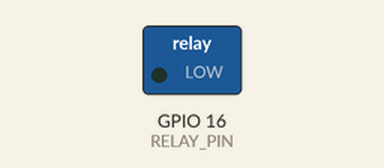
Simulated run of this sketch. Board: ESP32. On the bench: switched loads named in the sketch (green lamp = pin HIGH). Dashed ring = blinking.

Above: at 0.5 s.
Timing chart, 0 to 4.6 s (numbered marks = the images above):
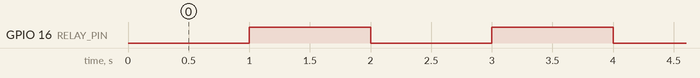

The sketch:

sketch.ino
```cpp
long tempoAnterior = 0;
long tempo = 1000;

#define RELAY_PIN 16

void setup() {
  pinMode(RELAY_PIN, OUTPUT);
}

void loop() {
  if (millis() >= tempoAnterior + tempo) {
    tempoAnterior = millis();
    digitalWrite(RELAY_PIN, !digitalRead(RELAY_PIN));
  }
}
```

Measured:
- by itself, GPIO 16 (RELAY_PIN): alternates HIGH for 1.0 s and LOW for 1.0 s
